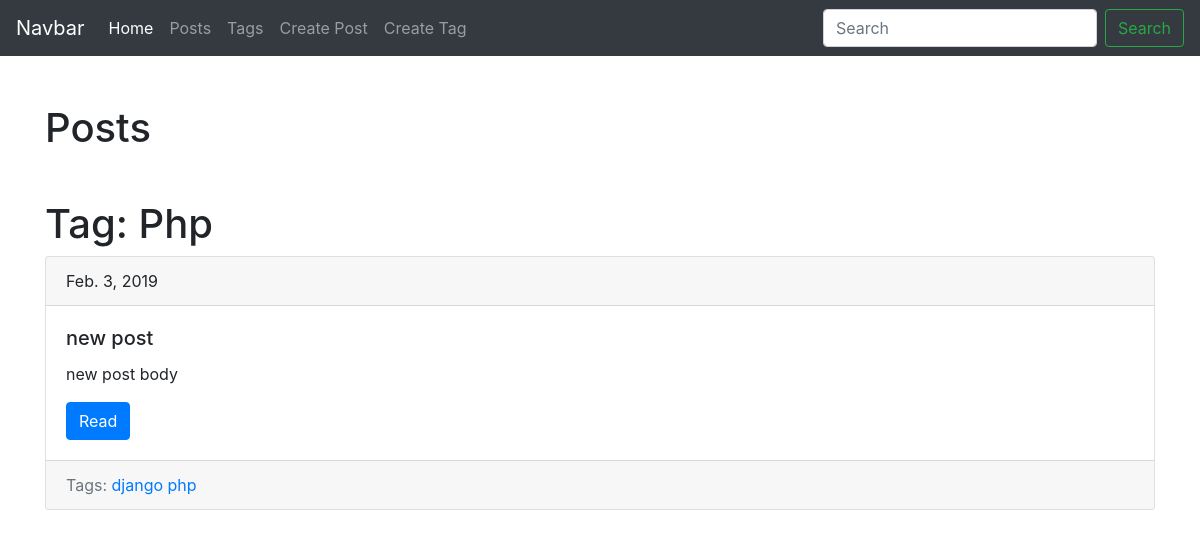
/blog/tag/php/, run on an earlier commit of the app's database.
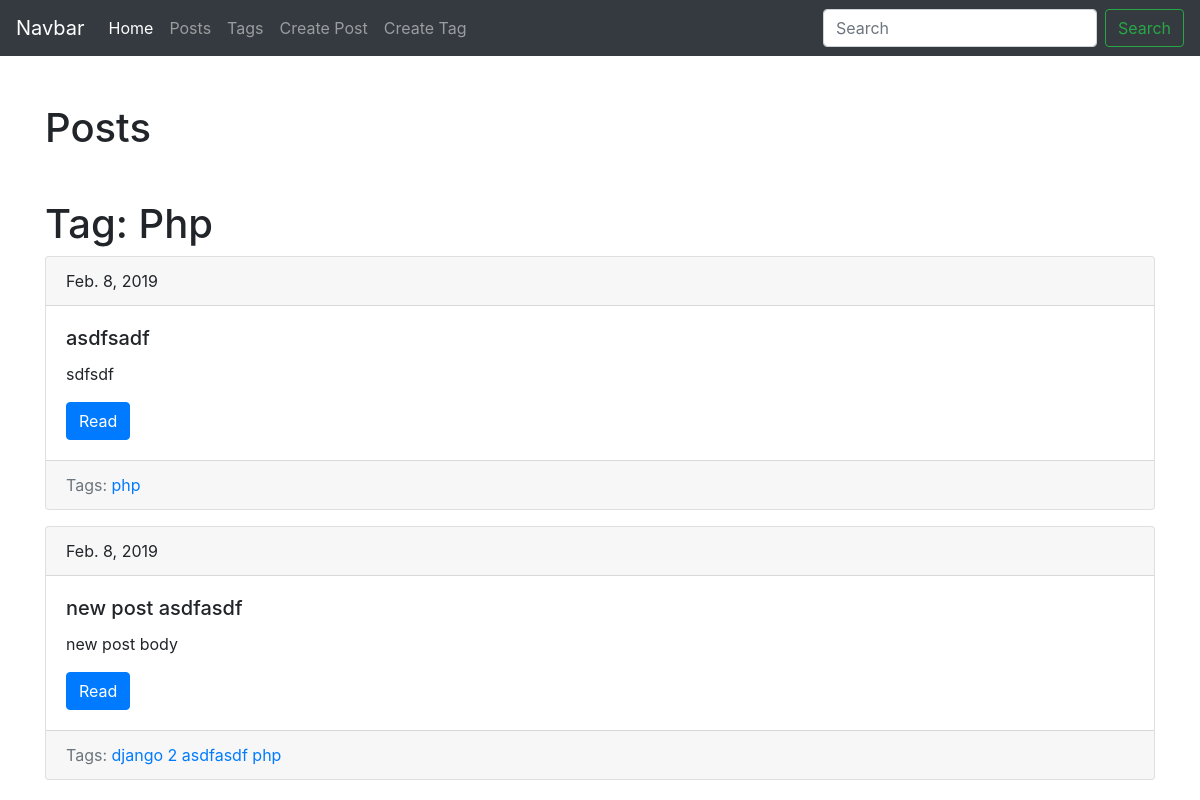
And on a later commit of the database.
### blog/models.py (models this page shows, shortened)
class Tag(models.Model):
    title = models.CharField(max_length=50)
    slug = models.CharField(max_length=50, unique=True)
    def get_absolute_url(self):
        return reverse('blog_tag_detail', kwargs={'slug': self.slug})

class Post(models.Model):
    title = models.CharField(max_length=150, db_index=True)
    slug = models.CharField(max_length=150, unique=True)
    body = models.TextField(blank=True, db_index=True)
    date_pub = models.DateTimeField(auto_now_add=True)
    tags = models.ManyToManyField('Tag', blank=True, related_name='posts')
    def get_absolute_url(self):
        return reverse('blog_post_detail', kwargs={'slug': self.slug})

### blog/views.py (the view)
# urls.py: path('tag/<str:slug>/', TagDetail.as_view(), name='blog_tag_detail'),
class TagDetail(ObjectDetailMixin, View):
    model = Tag
    template = 'blog/tag_detail.html'

### blog/utils.py (called while the page is built)
    def get(self, request, slug):
        obj = get_object_or_404(self.model, slug__iexact=slug)
        return render(request, self.template, context={
            self.model.__name__.lower(): obj,
            'detail': True,
            'admin_object': obj
        })

### blog/templates/blog/tag_detail.html (shortened to what this page needs)
{% extends 'blog/base.html' %}
{% block content %}
    <h1 class="mt-5">Tag: {{ tag.title | title }}</h1>
    {% for item in tag.posts.all %}
        {% include 'blog/includes/post_card_template.html' %}
    {% endfor %}
{% endblock %}

### blog/templates/blog/base.html (shortened to what this page needs)
{% extends 'base.html' %}

### templates/base.html (shortened to what this page needs)
{% load static %}
<!doctype html>
<html lang="en">
<head>
  <link rel="stylesheet" href="https://stackpath.bootstrapcdn.com/bootstrap/4.2.1/css/bootstrap.min.css"
>
  <link rel="stylesheet" href="{% static 'css/main.css' %}">
</head>
<body>
<nav class="navbar navbar-expand-lg navbar-dark bg-dark">
  <a class="navbar-brand" href="#">Navbar</a>
  <div class="collapse navbar-collapse" id="navbarSupportedContent">
    <ul class="navbar-nav mr-auto">
      <li class="nav-item active">
        <a class="nav-link" href="/">Home <span class="sr-only">(current)</span></a>
      </li>
      <li class="nav-item">
        <a class="nav-link" href="{% url 'blog_posts_list' %}">Posts</a>
      </li>
      <li class="nav-item">
        <a class="nav-link" href="{% url 'blog_tag_list' %}">Tags</a>
      </li>
      <li class="nav-item">
        <a class="nav-link" href="{% url 'blog_post_create' %}">Create Post</a>
      </li>
      <li class="nav-item">
        <a class="nav-link" href="{% url 'blog_tag_create' %}">Create Tag</a>
      </li>
    </ul>
    <form class="form-inline my-2 my-lg-0">
      <input
          class="form-control mr-sm-2"
          type="search"
          placeholder="Search"
          name="search"
          value="{{ search_query }}"
          aria-label="Search"
      >
      <button class="btn btn-outline-success my-2 my-sm-0" type="submit">Search</button>
    </form>
  </div>
</nav>
<div class="container mt-5">
  <div class="row">
    <div class="col-md-12">
      <h1 class="mb-5">Posts</h1>
      {% block content %}{% endblock %}
    </div>
  </div>
</div>
</body>
</html>

### blog/templates/blog/includes/post_card_template.html
<div class="card mb-3">
    <div class="card-header">
        {{ item.date_pub.date }}
    </div>
    <div class="card-body">
        <h5 class="card-title">{{ item.title }}</h5>
        <p class="card-text">{{ item.body | truncatewords:15 }}</p>
        <a href="{{ item.get_absolute_url }}" class="btn btn-primary">Read</a>
    </div>
  <div class="card-footer text-muted">
  Tags:
      {% for tag in item.tags.all %}
          <a href="{{ tag.get_absolute_url }}">{{ tag.title }}</a>
      {% endfor %}
  </div>
</div>

What changed in the data, as far as the page shows it:
no longer on this page (row edited): Post: date_pub "Feb. 3, 2019", title "new post", body "new post body", Tag (title "django"), Tag (title "php")
added Post: date_pub "Feb. 8, 2019", title "asdfsadf", body "sdfsdf", Tag (title "php")
added Post: date_pub "Feb. 8, 2019", title "new post asdfasdf", body "new post body", Tag (title "django 2 asdfasdf"), Tag (title "php")
